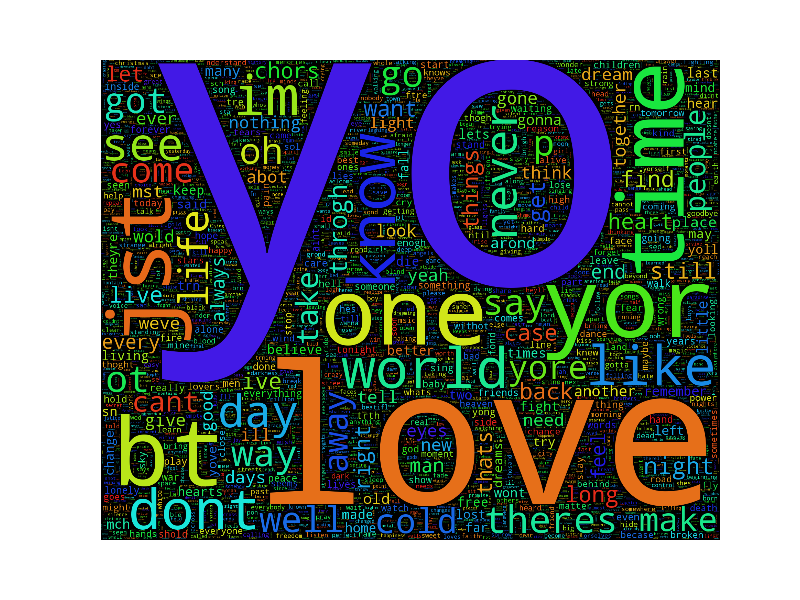
#> input picture song-lyrics-classification-spark-emr/word_cloud_20Cluster/0.png, 800 x 600 px
$ python flip.py ../song-lyrics-classification-spark-emr/word_cloud_20Cluster/0.png   (Python 2 division)
#> lines starting #> are read from the running program, lines starting #| are printed output that depends on the picture
import sys
from PIL import Image

# define your flip function here
def flip(filename):
	width, height = img.size
	imgflipped = img.copy()
	originalpixels = img.load()	# 2D matrix of original image
	copypixels = imgflipped.load() # 2D matrix of copy image **used imgorig
	for i in range(0,width): # iterates over x values
		for j in range(0,height): #iterates over y values
			copypixels[i,j] = originalpixels[width-i-1,j]
	return imgflipped # returns the flipped image


if len(sys.argv)<=1:
	print "missing image filename"
	sys.exit(1)
filename = sys.argv[1]
img = Image.open(filename)
#> img is the input picture: PIL image 800x600 RGBA; mean R, G, B, A 124.1, 128.6, 131.7, 255
img = img.convert("L")
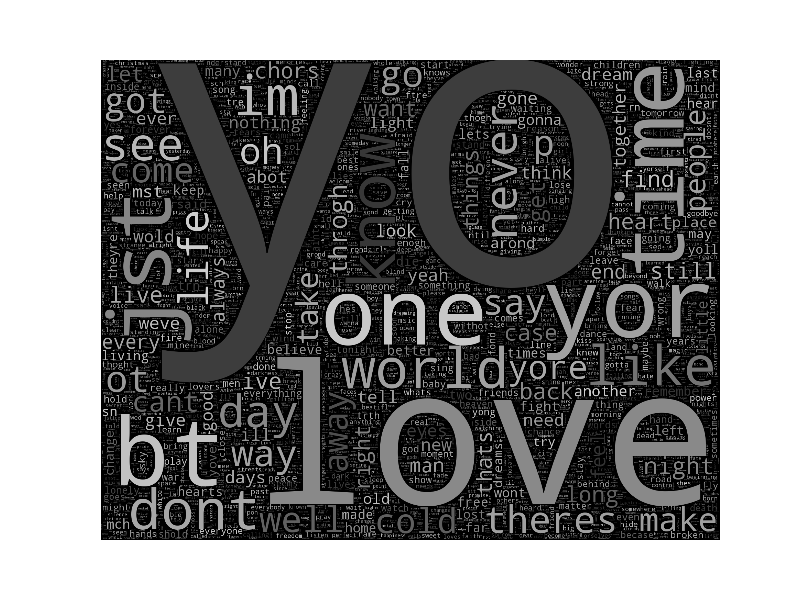
#> img: PIL image 800x600 L; min 0, max 255, mean 127.7
img.show()
flip(filename).show()
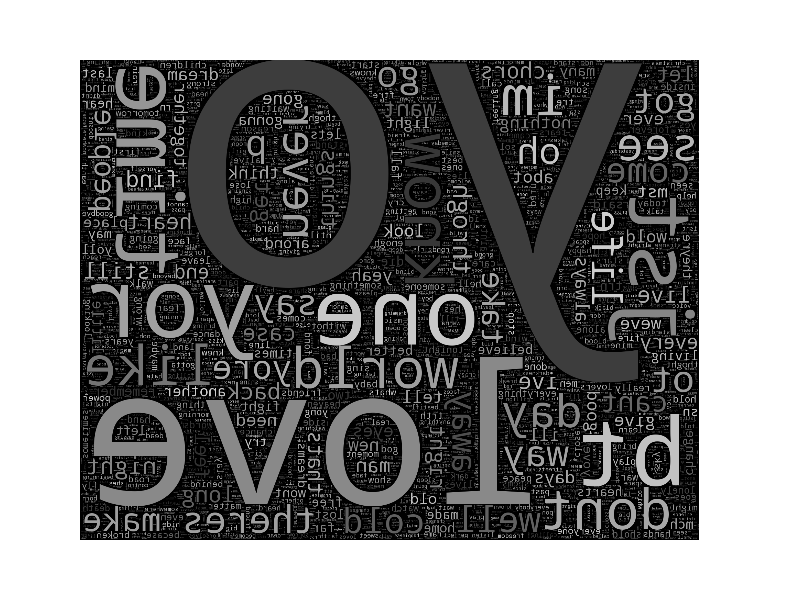
#> shown: PIL image 800x600 L; min 0, max 255, mean 127.7

$ run again, on song-lyrics-classification-spark-emr/word_cloud_20Cluster/11.png
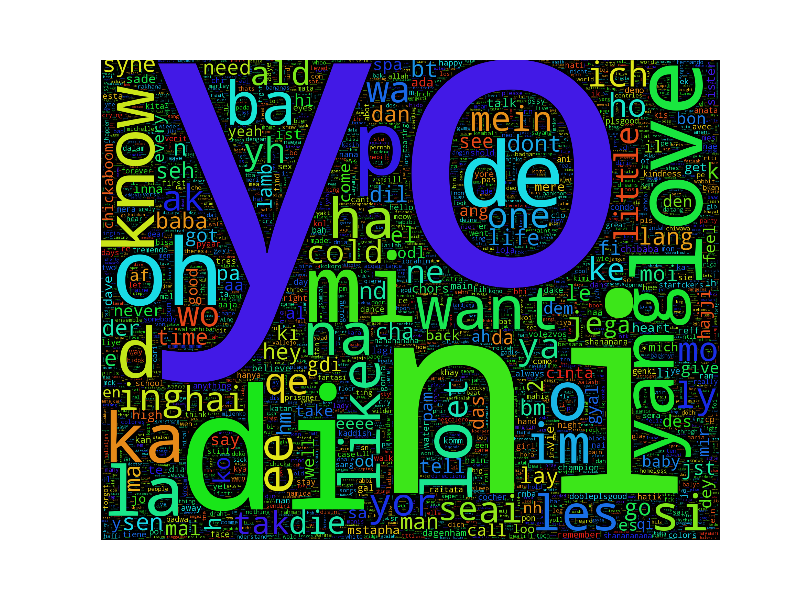
#> input picture song-lyrics-classification-spark-emr/word_cloud_20Cluster/11.png, 800 x 600 px
#> img is the input picture: PIL image 800x600 RGBA; mean R, G, B, A 117.8, 137.2, 133.6, 255
#> `img = img.convert("L")`:
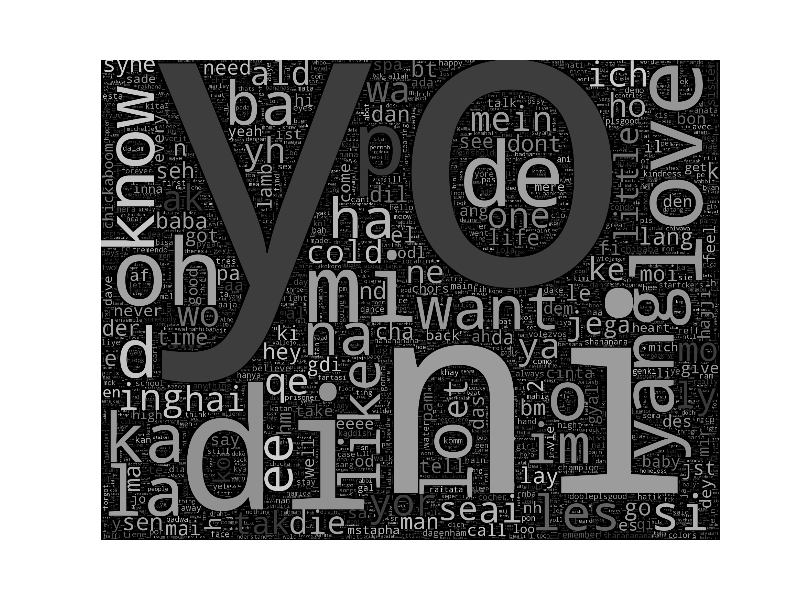
#> img: PIL image 800x600 L; min 0, max 255, mean 131
#> `flip(filename).show()`:
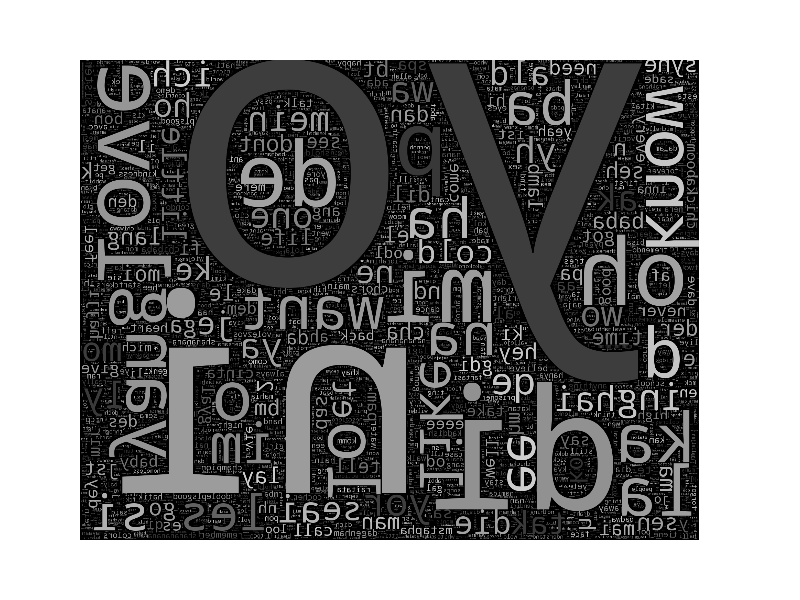
#> shown: PIL image 800x600 L; min 0, max 255, mean 131

$ run again, on song-lyrics-classification-spark-emr/word_cloud_20Cluster/12.png
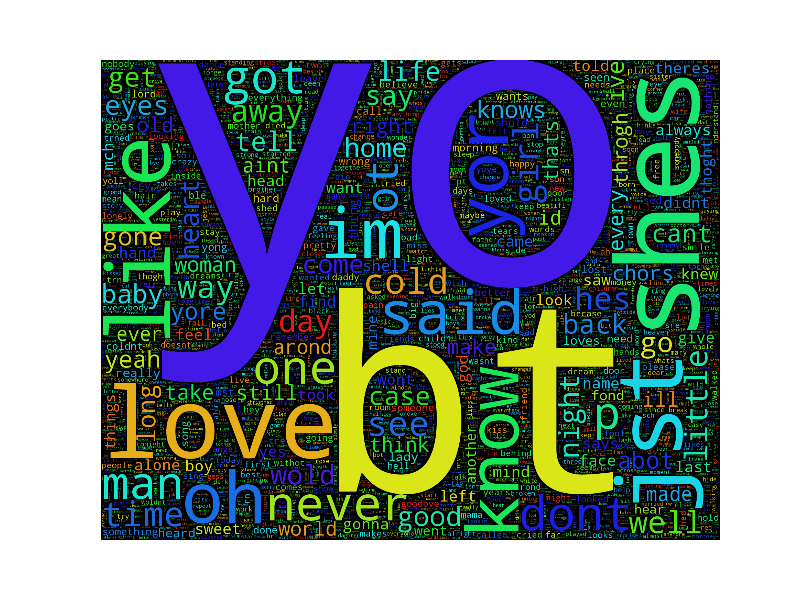
#> input picture song-lyrics-classification-spark-emr/word_cloud_20Cluster/12.png, 800 x 600 px
#> img is the input picture: PIL image 800x600 RGBA; mean R, G, B, A 122.2, 134.6, 136.5, 255
#> `img = img.convert("L")`:
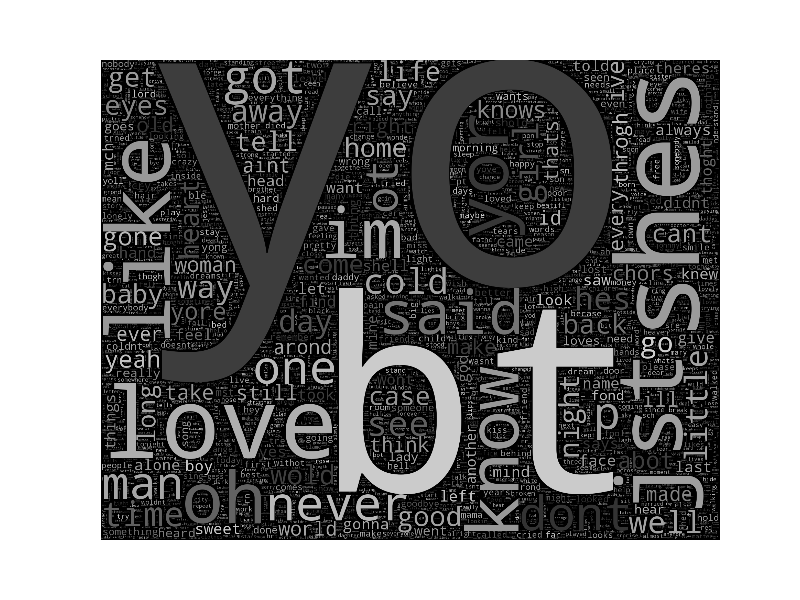
#> img: PIL image 800x600 L; min 0, max 255, mean 131.1
#> `flip(filename).show()`:
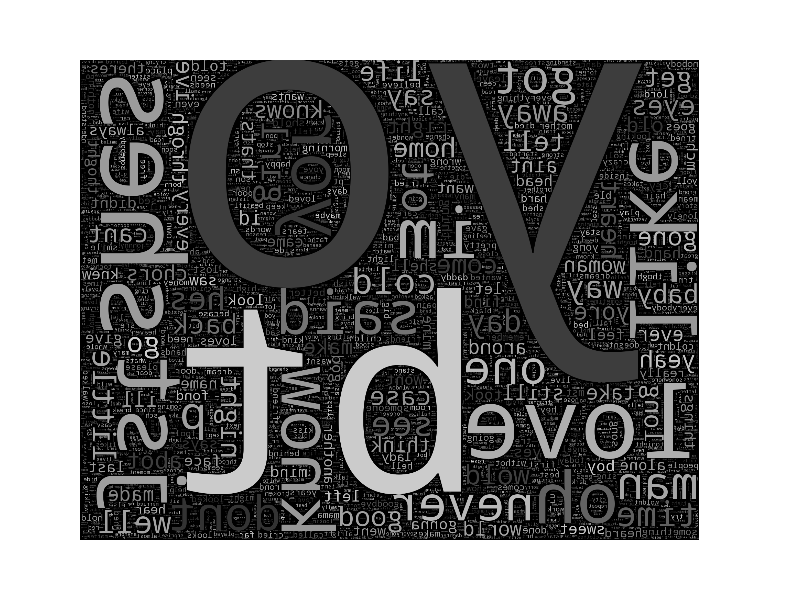
#> shown: PIL image 800x600 L; min 0, max 255, mean 131.1

$ run again, on song-lyrics-classification-spark-emr/word_cloud_20Cluster/13.png
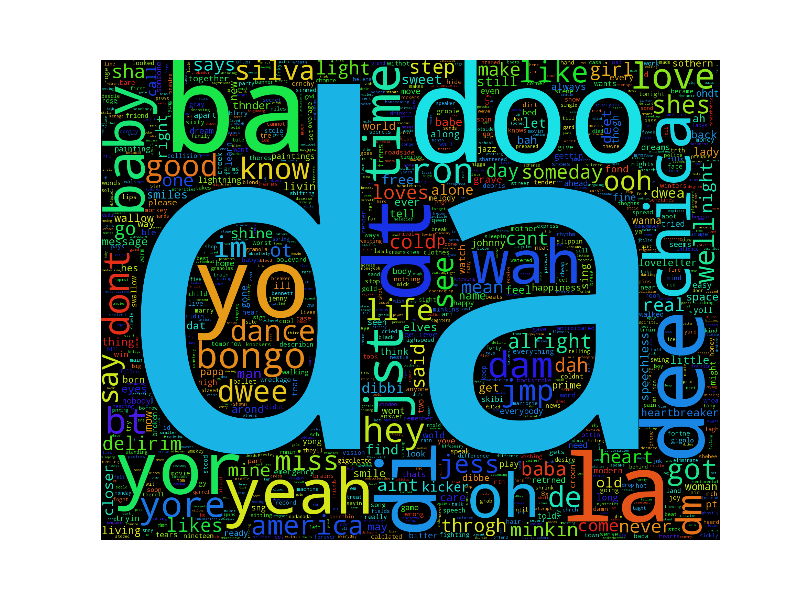
#> input picture song-lyrics-classification-spark-emr/word_cloud_20Cluster/13.png, 800 x 600 px
#> img is the input picture: PIL image 800x600 RGBA; mean R, G, B, A 112.6, 145.2, 145, 255
#> `img = img.convert("L")`:
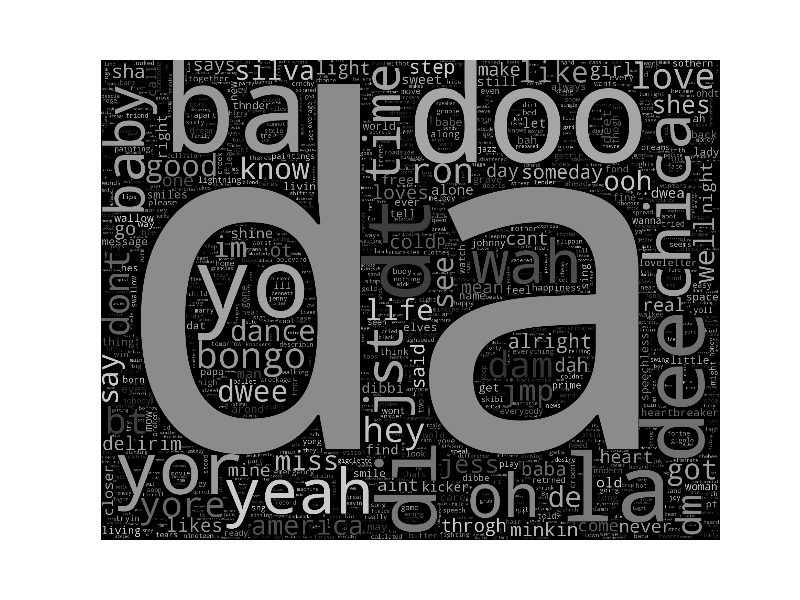
#> img: PIL image 800x600 L; min 0, max 255, mean 135.4
#> `flip(filename).show()`:
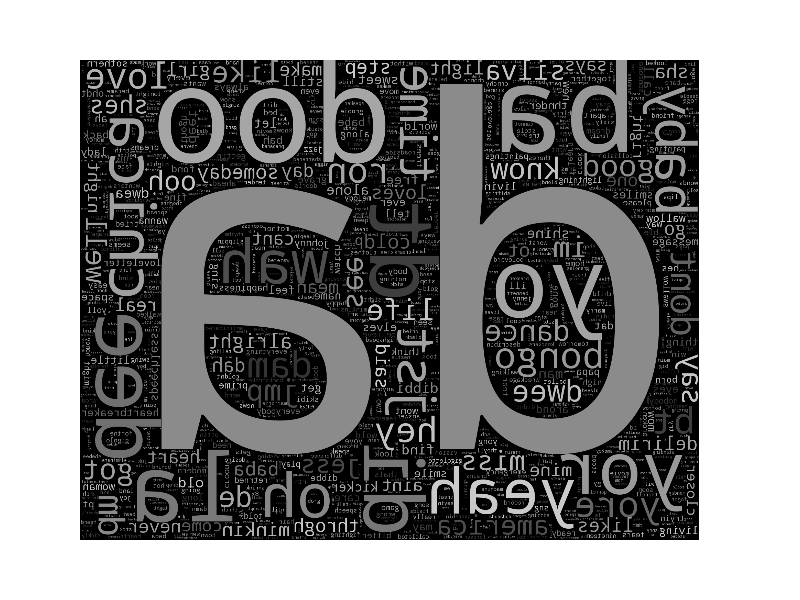
#> shown: PIL image 800x600 L; min 0, max 255, mean 135.4
